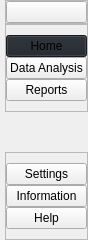
     <widget class="QCustomSlideMenu" name="leftMenuContainer" native="true">
      <property name="maximumSize">
       <size>
        <width>45</width>
        <height>16777215</height>
       </size>
      </property>
      <layout class="QVBoxLayout" name="verticalLayout">
       <property name="spacing">
        <number>0</number>
       </property>
       <property name="leftMargin">
        <number>0</number>
       </property>
       <property name="topMargin">
        <number>0</number>
       </property>
       <property name="rightMargin">
        <number>0</number>
       </property>
       <property name="bottomMargin">
        <number>0</number>
       </property>
       <item>
        <widget class="QWidget" name="leftMenuSubContainer" native="true">
         <layout class="QVBoxLayout" name="verticalLayout_2">
          <property name="spacing">
           <number>0</number>
          </property>
          <property name="leftMargin">
           <number>5</number>
          </property>
          <property name="topMargin">
           <number>0</number>
          </property>
          <property name="rightMargin">
           <number>0</number>
          </property>
          <property name="bottomMargin">
           <number>0</number>
          </property>
          <item alignment="Qt::AlignTop">
           <widget class="QFrame" name="frame_3">
            <property name="frameShape">
             <enum>QFrame::StyledPanel</enum>
            </property>
            <property name="frameShadow">
             <enum>QFrame::Raised</enum>
            </property>
            <layout class="QHBoxLayout" name="horizontalLayout_3">
             <property name="spacing">
              <number>0</number>
             </property>
             <property name="leftMargin">
              <number>0</number>
             </property>
             <property name="topMargin">
              <number>0</number>
             </property>
             <property name="rightMargin">
              <number>0</number>
             </property>
             <property name="bottomMargin">
              <number>0</number>
             </property>
             <item>
              <widget class="QPushButton" name="menuBtn">
               <property name="toolTip">
                <string>Menu</string>
               </property>
               <property name="text">
                <string/>
               </property>
               <property name="icon">
                <iconset resource="resources.qrc">
                 <normaloff>:/icons/icons/menu.svg</normaloff>:/icons/icons/menu.svg</iconset>
               </property>
               <property name="iconSize">
                <size>
                 <width>24</width>
                 <height>24</height>
                </size>
               </property>
              </widget>
             </item>
            </layout>
           </widget>
          </item>
          <item alignment="Qt::AlignTop">
           <widget class="QFrame" name="frame_2">
            <property name="sizePolicy">
             <sizepolicy hsizetype="Preferred" vsizetype="Preferred">
              <horstretch>0</horstretch>
              <verstretch>0</verstretch>
             </sizepolicy>
            </property>
            <property name="frameShape">
             <enum>QFrame::StyledPanel</enum>
            </property>
            <property name="frameShadow">
             <enum>QFrame::Raised</enum>
            </property>
            <layout class="QVBoxLayout" name="verticalLayout_3">
             <property name="spacing">
              <number>0</number>
             </property>
             <property name="leftMargin">
              <number>0</number>
             </property>
             <property name="topMargin">
              <number>10</number>
             </property>
             <property name="rightMargin">
              <number>0</number>
             </property>
             <property name="bottomMargin">
              <number>10</number>
             </property>
             <item>
              <widget class="QPushButton" name="homeBtn">
               <property name="toolTip">
                <string>Home</string>
               </property>
               <property name="styleSheet">
                <string notr="true">background-color: #1f232a;</string>
               </property>
               <property name="text">
                <string>Home</string>
               </property>
               <property name="icon">
                <iconset resource="resources.qrc">
                 <normaloff>:/icons/icons/home.svg</normaloff>:/icons/icons/home.svg</iconset>
               </property>
               <property name="iconSize">
                <size>
                 <width>24</width>
                 <height>24</height>
                </size>
               </property>
              </widget>
             </item>
             <item>
              <widget class="QPushButton" name="dataBtn">
               <property name="toolTip">
                <string>List Of Cars</string>
               </property>
               <property name="text">
                <string>Data Analysis</string>
               </property>
               <property name="icon">
                <iconset resource="resources.qrc">
                 <normaloff>:/icons/icons/list.svg</normaloff>:/icons/icons/list.svg</iconset>
               </property>
               <property name="iconSize">
                <size>
                 <width>24</width>
                 <height>24</height>
                </size>
               </property>
              </widget>
             </item>
             <item>
              <widget class="QPushButton" name="reportBtn">
               <property name="toolTip">
                <string>Reports</string>
               </property>
               <property name="text">
                <string>Reports</string>
               </property>
               <property name="icon">
                <iconset resource="resources.qrc">
                 <normaloff>:/icons/icons/printer.svg</normaloff>:/icons/icons/printer.svg</iconset>
               </property>
               <property name="iconSize">
                <size>
                 <width>24</width>
                 <height>24</height>
                </size>
               </property>
              </widget>
             </item>
            </layout>
           </widget>
          </item>
          <item>
           <spacer name="verticalSpacer">
            <property name="orientation">
             <enum>Qt::Vertical</enum>
            </property>
            <property name="sizeHint" stdset="0">
             <size>
              <width>20</width>
              <height>40</height>
             </size>
            </property>
           </spacer>
          </item>
          <item alignment="Qt::AlignBottom">
           <widget class="QFrame" name="frame">
            <property name="frameShape">
             <enum>QFrame::StyledPanel</enum>
            </property>
            <property name="frameShadow">
             <enum>QFrame::Raised</enum>
            </property>
            <layout class="QVBoxLayout" name="verticalLayout_4">
             <property name="spacing">
              <number>0</number>
             </property>
             <property name="leftMargin">
              <number>0</number>
             </property>
             <property name="topMargin">
              <number>10</number>
             </property>
             <property name="rightMargin">
              <number>0</number>
             </property>
             <property name="bottomMargin">
              <number>10</number>
             </property>
             <item>
              <widget class="QPushButton" name="settingBtn">
               <property name="toolTip">
                <string>Settings</string>
               </property>
               <property name="text">
                <string>Settings</string>
               </property>
               <property name="icon">
                <iconset resource="resources.qrc">
                 <normaloff>:/icons/icons/settings.svg</normaloff>:/icons/icons/settings.svg</iconset>
               </property>
               <property name="iconSize">
                <size>
                 <width>24</width>
                 <height>24</height>
                </size>
               </property>
              </widget>
             </item>
             <item>
              <widget class="QPushButton" name="infoBtn">
               <property name="toolTip">
                <string>Information</string>
               </property>
               <property name="text">
                <string>Information</string>
               </property>
               <property name="icon">
                <iconset resource="resources.qrc">
                 <normaloff>:/icons/icons/info.svg</normaloff>:/icons/icons/info.svg</iconset>
               </property>
               <property name="iconSize">
                <size>
                 <width>24</width>
                 <height>24</height>
                </size>
               </property>
              </widget>
             </item>
             <item>
              <widget class="QPushButton" name="helpBtn">
               <property name="toolTip">
                <string>Help</string>
               </property>
               <property name="text">
                <string>Help</string>
               </property>
               <property name="icon">
                <iconset resource="resources.qrc">
                 <normaloff>:/icons/icons/help-circle.svg</normaloff>:/icons/icons/help-circle.svg</iconset>
               </property>
               <property name="iconSize">
                <size>
                 <width>24</width>
                 <height>24</height>
                </size>
               </property>
              </widget>
             </item>
            </layout>
           </widget>
          </item>
         </layout>
        </widget>
       </item>
      </layout>
     </widget>
